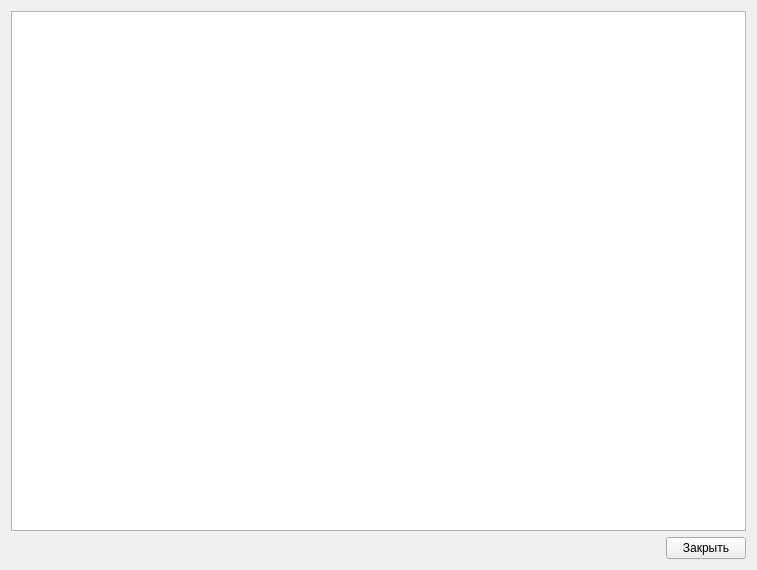
<?xml version="1.0" encoding="UTF-8"?>
<ui version="4.0">
 <class>OptionsDialog</class>
 <widget class="QDialog" name="OptionsDialog">
  <property name="geometry">
   <rect>
    <x>0</x>
    <y>0</y>
    <width>757</width>
    <height>570</height>
   </rect>
  </property>
  <property name="windowTitle">
   <string>Параметры</string>
  </property>
  <layout class="QVBoxLayout" name="verticalLayout">
   <item>
    <widget class="QTableView" name="optionsTableView">
     <property name="selectionBehavior">
      <enum>QAbstractItemView::SelectRows</enum>
     </property>
     <property name="verticalScrollMode">
      <enum>QAbstractItemView::ScrollPerPixel</enum>
     </property>
     <property name="horizontalScrollMode">
      <enum>QAbstractItemView::ScrollPerPixel</enum>
     </property>
    </widget>
   </item>
   <item>
    <layout class="QHBoxLayout" name="horizontalLayout">
     <item>
      <spacer name="horizontalSpacer">
       <property name="orientation">
        <enum>Qt::Horizontal</enum>
       </property>
       <property name="sizeHint" stdset="0">
        <size>
         <width>40</width>
         <height>20</height>
        </size>
       </property>
      </spacer>
     </item>
     <item>
      <widget class="QPushButton" name="closePushButton">
       <property name="text">
        <string>Закрыть</string>
       </property>
       <property name="autoDefault">
        <bool>false</bool>
       </property>
      </widget>
     </item>
    </layout>
   </item>
  </layout>
 </widget>
 <resources/>
 <connections/>
</ui>
